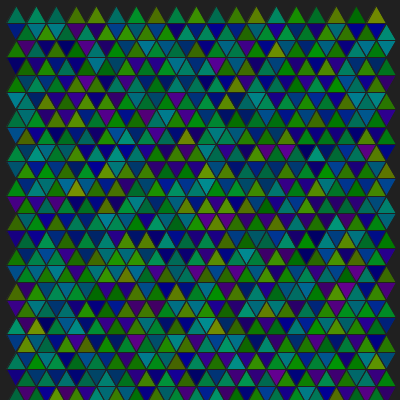
Frame 1 (no input)
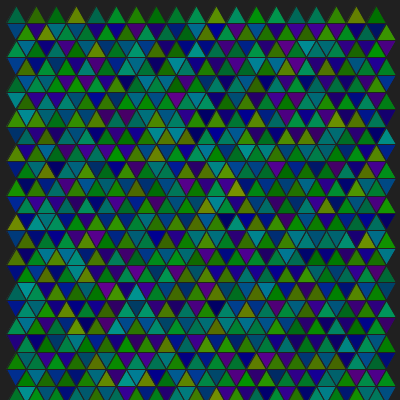
Frame 2 (the mouse pressed at the canvas centre, redrawn once)

The Processing sketch that drew these frames (run headless with seeded random() and noise(); the mouse was pressed at the canvas centre and the sketch redrawn once):

// Processing sketch: build
// ── build.pde
/* 

Aprendiendo Processing - Red triangular

José Vicente Araújo
http://dunadigital.com 
svcnt@dunadigital.com
junio 2015
Processing 2.2.1

*/


//VARIABLES GLOBALES
int num = 20;
float gap, alto, lado;

//SETUP
void setup() {
	size(400, 400);
	background(#202020);
	noFill();
	stroke(#202020);
	smooth();
	colorMode(HSB);
}

//LOOP
void draw() {

	translate((width/num)/3 , 0);

	for (int i = 1; i < num; ++i) {
		for (int ii = 1; ii < num; ++ii) {
			gap = width/num;
			lado = gap;
			alto = sqrt(3)*gap;

			
			triangulo(i*lado, ii*alto, (alto/3));
			triangulo(i*lado - lado/2, ii*alto - alto/2, (alto/3));

		}
	}

	noLoop();
}

void triangulo(float x, float y, float radio){

	float correct = TWO_PI/12;

	fill(random(50,127), 255, random(100,150));

	triangle(
		x + cos(TWO_PI/3 + correct)*radio,
		y + sin(TWO_PI/3 + correct)*radio,
		x + cos(TWO_PI/3*2 + correct)*radio,
		y + sin(TWO_PI/3*2 + correct)*radio,
		x + cos(TWO_PI/3*3 + correct)*radio,
		y + sin(TWO_PI/3*3 + correct)*radio
	);

	fill(random(127,200), 255, random(100,150));

	triangle(
		x + cos(TWO_PI/3 - correct)*radio,
		radio + y + sin(TWO_PI/3 - correct)*radio,
		x + cos(TWO_PI/3*2 - correct)*radio,
		radio + y + sin(TWO_PI/3*2 - correct)*radio,
		x + cos(TWO_PI/3*3 - correct)*radio,
		radio + y + sin(TWO_PI/3*3 - correct)*radio
	);
}	
